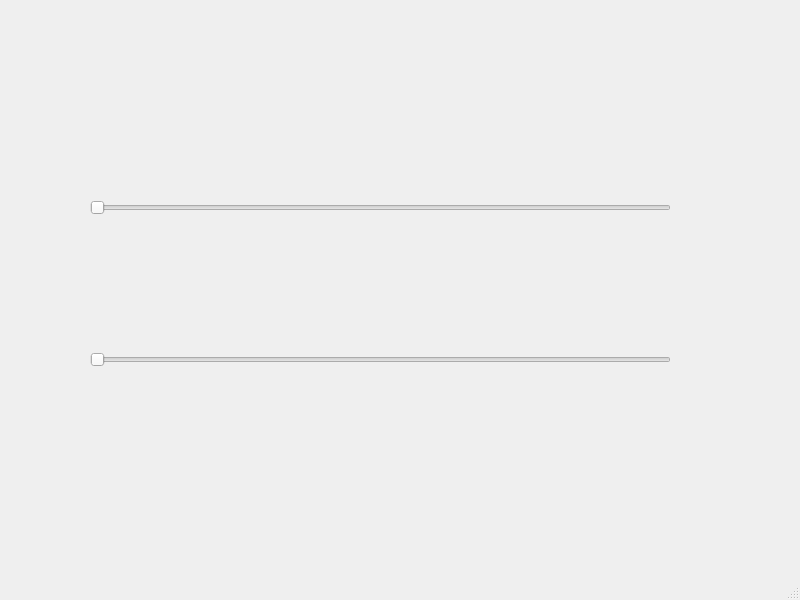
<?xml version="1.0" encoding="UTF-8"?>
<ui version="4.0">
 <class>MainWindow</class>
 <widget class="QMainWindow" name="MainWindow">
  <property name="geometry">
   <rect>
    <x>0</x>
    <y>0</y>
    <width>800</width>
    <height>600</height>
   </rect>
  </property>
  <property name="windowTitle">
   <string>MainWindow</string>
  </property>
  <widget class="QWidget" name="centralwidget">
   <widget class="QWidget" name="verticalLayoutWidget">
    <property name="geometry">
     <rect>
      <x>90</x>
      <y>69</y>
      <width>581</width>
      <height>431</height>
     </rect>
    </property>
    <layout class="QVBoxLayout" name="verticalLayout">
     <item>
      <widget class="QRangeSlider" name="horizontalSlider">
       <property name="orientation">
        <enum>Qt::Horizontal</enum>
       </property>
      </widget>
     </item>
     <item>
      <widget class="QSlider" name="horizontalSlider_2">
       <property name="orientation">
        <enum>Qt::Horizontal</enum>
       </property>
      </widget>
     </item>
    </layout>
   </widget>
  </widget>
  <widget class="QMenuBar" name="menubar">
   <property name="geometry">
    <rect>
     <x>0</x>
     <y>0</y>
     <width>800</width>
     <height>21</height>
    </rect>
   </property>
  </widget>
  <widget class="QStatusBar" name="statusbar"/>
 </widget>
 <customwidgets>
  <customwidget>
   <class>QRangeSlider</class>
   <extends>QSlider</extends>
   <header>widgets.QRangeSlider</header>
  </customwidget>
 </customwidgets>
 <resources/>
 <connections/>
</ui>
